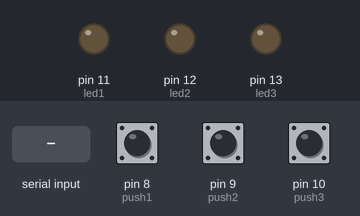
This sketch was run on a simulated Arduino Uno, built with avr-gcc and run on an emulated ATmega328P. Parts: output pins drawn as LEDs (lit = HIGH). The test bench sets the inputs (shaded band); at power-on: pin 8 (push1) LOW, pin 9 (push2) LOW, pin 10 (push3) LOW. What the sketch prints to the serial monitor is not drawn.

Above: at 1.2 s.
1.3 s: pin 8 (push1) pulled HIGH for 1 s
At 2.8 s:
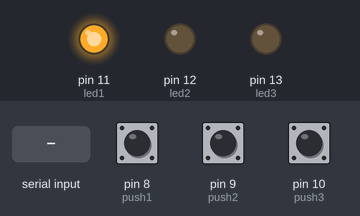
3.8 s: pin 9 (push2) pulled HIGH for 0.15 s
At 5.0 s:
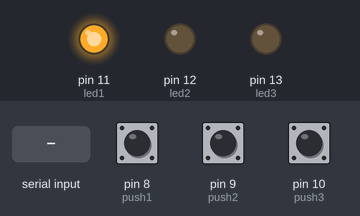
5.4 s: pin 10 (push3) pulled HIGH for 0.15 s
At 6.4 s:
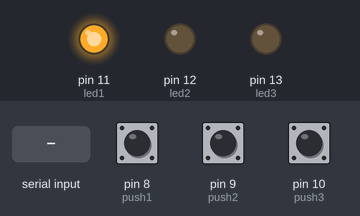
7.0 s: pin 10 (push3) pulled HIGH for 1 s
At 8.4 s:
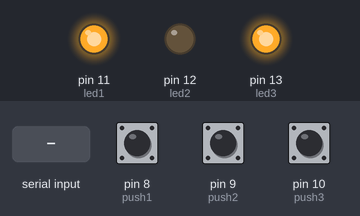
9.5 s: "a" received over Serial
At 9.9 s:
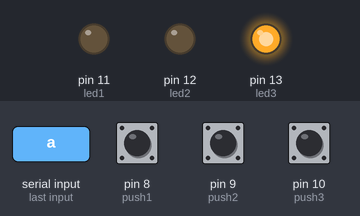
11.0 s: "b" received over Serial
At 12.2 s:
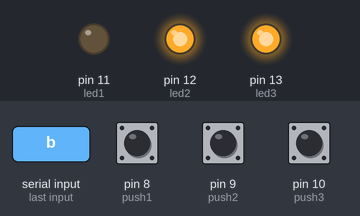
Timing chart, 0 to 13.5 s (numbered marks = the images above; inputs shaded):
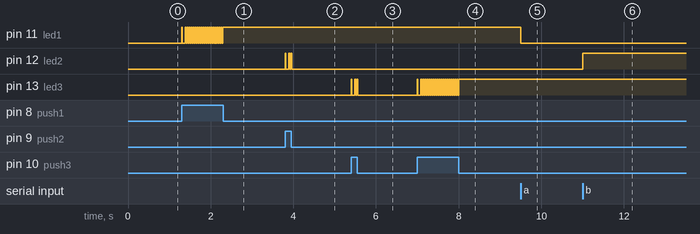

Measured:
- after the input at 1.3 s, pin 11 (led1): alternates HIGH for 0.02 s and LOW for 0.02 s, 41 changes in all, then stays HIGH, starting at once
- after the input at 3.8 s, pin 12 (led2): alternates HIGH for 0.02 s and LOW for 0.05 s, 6 changes in all, then stays LOW, starting at once
- after the input at 5.4 s, pin 13 (led3): alternates HIGH for 0.02 s and LOW for 0.05 s, 6 changes in all, then stays LOW, starting at once
- after the input at 7.0 s, pin 13 (led3): alternates HIGH for 0.02 s and LOW for 0.02 s, 41 changes in all, then stays HIGH, starting at once
- after the input at 9.5 s, pin 11 (led1): HIGH → LOW at once
- after the input at 11.0 s, pin 12 (led2): LOW → HIGH at once

The sketch:

arduino.ino
```cpp
int pushval = 0;      // pushbutton value

int push1 = 8;   // pushbuttons pins
int push2 = 9;
int push3 = 10;

int led1 = 11;   // leds pins
int led2 = 12;
int led3 = 13;

bool l1State = false;  // leds states
bool l2State = false;
bool l3State = false;

void setup() {
  // declare push buttons
  pinMode(push1, INPUT);    // pushbutton1
  pinMode(push2, INPUT);    // pushbutton2
  pinMode(push3, INPUT);    // pushbutton3

  // declare lights
  pinMode(led1, OUTPUT);  // LED 1
  pinMode(led2, OUTPUT);  // LED 2
  pinMode(led3, OUTPUT);  // LED 3

  // Lights Init - All off at start
  digitalWrite(led1, LOW);  // turn LED1 OFF
  digitalWrite(led2, LOW);  // turn LED2 OFF
  digitalWrite(led3, LOW);  // turn LED3 OFF
  Serial.begin(9600);
}

void l1(bool state) {
   digitalWrite(11, state ? HIGH : LOW);
   l1State = state;
}

void l2(bool state) {
   digitalWrite(12, state ? HIGH : LOW);
   l2State = state;
}

void l3(bool state) {
   digitalWrite(13, state ? HIGH : LOW);
   l3State = state;
}

void togglel1() {
  l1(!l1State);
  printStates();
}

void togglel2() {
  l2(!l2State);
  printStates();
}

void togglel3() {
  l3(!l3State);
  printStates();
}

// Writes to Serial controlled states to be parsed
void printStates() {
  Serial.print("L1-"); Serial.print(l1State, DEC);
  Serial.print("L1-"); Serial.print(l1State, DEC);
  Serial.print("L3-"); Serial.print(l1State, DEC);
}

void loop(){

  // remote control
  if (Serial.available() > 0) {
    int b = Serial.read();
    if (b == 'a')  {
      Serial.println("L1-ACTION");
      togglel1();
    }

    if (b == 'b')  {
      Serial.println("L2-ACTION");
      togglel2();
    }

    if (b == 'c')  {
      Serial.println("L3-ACTION");
      togglel3();
    }

    Serial.flush();
  }

  // hardware buttons tretaments
  pushval = digitalRead(push1);  // read input value
  if (pushval == HIGH) {         // check if the input is HIGH (button released)
      Serial.println("L1-ACTION");
      togglel1();
  }

  pushval = digitalRead(push2);
  if (pushval == HIGH) {
      Serial.println("L2-ACTION");
      togglel2();
  }

  pushval = digitalRead(push3);
  if (pushval == HIGH) {
      Serial.println("L3-ACTION");
      togglel3();
  }
}
```
